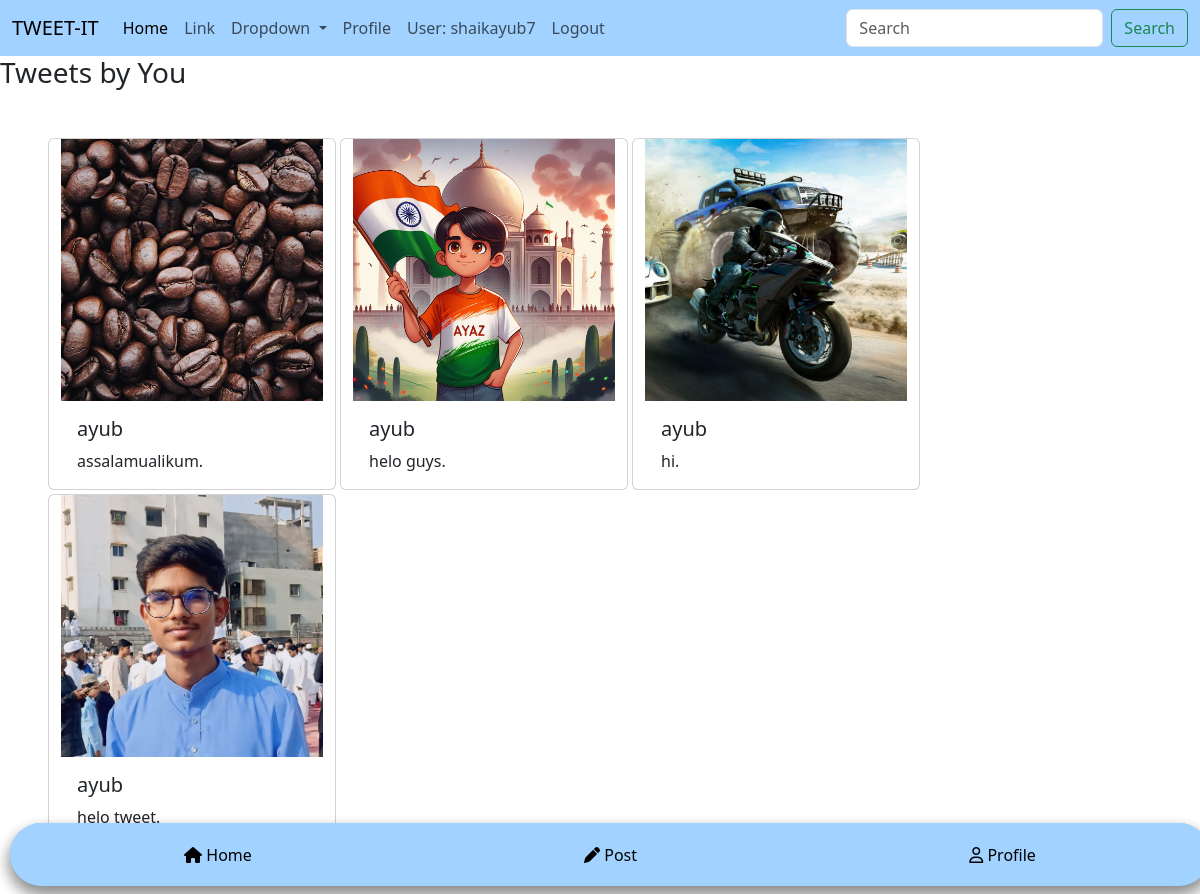
/user/shaikayub7/ (signed in), run on the app's committed database.
### main/models.py (models this page shows, shortened)
class Tweet(models.Model):
    user = models.ForeignKey(User, on_delete=models.CASCADE)
    text = models.TextField(max_length=240)
    photo = models.ImageField(upload_to='photos/',null=True,blank=True)
    created_at = models.DateTimeField(auto_now_add=True)
    updated_at = models.DateTimeField(auto_now=True)

### main/views.py (the view)
# urls.py: path('user/<str:username>/', views.user_tweets, name='user_tweets'),
@login_required
def user_tweets(request,username):
    user = get_object_or_404(User, username=username)
    tweets = Tweet.objects.filter(user=request.user).order_by('-created_at')
    return render(request, 'user_tweets.html', {'tweets': tweets, 'user': user})

### main/templates/user_tweets.html (shortened to what this page needs)
{% extends 'base.html' %}
{% block start %}
  <h3>Tweets by You</h3>
  <div class="main row gap-1 m-5">
      {% for tweet in tweets %}
      <div class="card" style="width: 18rem;">
        {% if tweet.photo %}
              <img src="{{ tweet.photo.url }}" class="img-fluid" alt="Tweet Image" style=" height: 100%;
              object-fit: cover;">
            {% endif %}
        <div class="card-body">
          <h5 class="card-title">{{ tweet.user.username }}</h5>
          <p class="card-text">{{ tweet.text }}.</p>
        </div>
      </div>
      {% endfor %}
  </div>
  {% for tweet in tweets %}
<div class="mobile-menu nav navbar-expand-lg  mt-3 mb-2  shadow p-2">
  <li>
    <a href="/"><i class="fa-solid fa-house" style="color: #000000;"></i> Home</a>
  </li>
  <li>
    <a href="{% url 'tweetcreate' %}" class=""><i class="fa-solid fa-pen" style="color: #000000;"></i> Post</a>
  </li>
  <li>
        <a href="profile/"><i class="fa-regular fa-user" style="color: #000000;"></i> Profile</a>
        </li>
    </div>
    {% endfor %}
{% endblock %}

### main/templates/base.html (shortened to what this page needs)
{% load static %}
<!DOCTYPE html>
<html lang="en" data-bs-theme="light">
  <head>
    <link rel="stylesheet" href="https://cdnjs.cloudflare.com/ajax/libs/font-awesome/6.5.2/css/all.min.css" />
    <link
      href="https://cdn.jsdelivr.net/npm/bootstrap@5.3.3/dist/css/bootstrap.min.css"
      rel="stylesheet"
    />
    <link rel="stylesheet" href="{% static 'css/style.css' %}" />
  </head>
  <body>
    <nav class="navbar navbar-expand-lg " >
        <div class="container-fluid">
          <a class="navbar-brand" href="#">TWEET-IT</a>
          <div class="collapse navbar-collapse" id="navbarSupportedContent">
            <ul class="navbar-nav me-auto mb-2 mb-lg-0">
              <li class="nav-item">
                <a class="nav-link active" aria-current="page" href="/">Home</a>
              </li>
              <li class="nav-item">
                <a class="nav-link" href="#">Link</a>
              </li>
              <li class="nav-item dropdown">
                <a class="nav-link dropdown-toggle" href="#" role="button" data-bs-toggle="dropdown" aria-expanded="false">
                  Dropdown
                </a>
              </li>
              <li class="nav-item">
                <a href="{% url 'profile' %}" class="nav-link">Profile</a>
              </li>
              <li class="nav-item">
  <a href="#" class="nav-link">User: {{user.username}}</a>
              </li>
              <li class="nav-item">
                <a href="logout" class="nav-link">Logout</a>
                            </li>
            </ul>
            <form class="d-flex" role="search">
              <input class="form-control me-2" type="search" placeholder="Search" aria-label="Search" name="search">
              <button class="btn btn-outline-success" type="submit">Search</button>
            </form>
          </div>
        </div>
      </nav>
      {% block start %}
    {% endblock %}
  </body>
</html>

### main/static/css/style.css (style rules this page uses)
.mobile-menu { position: fixed; margin-top: 40px; align-items: center; bottom: 0px; left: 0px; width: 100%; background-color: #a2d2ff; color: #000; height: 7%; border-radius: 40px; margin-left: 10px; margin-right: 10px; padding: 40px; display: flex; justify-content: space-around; }
.mobile-menu li, a { color: #000; }
a { text-decoration: none; }
.navbar { background-color: #a2d2ff; position: sticky; top: 0; z-index: 99999; }

### data on the page
Tweet: photo (picture), user.username "ayub", text "assalamualikum"
Tweet: photo (picture), user.username "ayub", text "helo guys"
Tweet: photo (picture), user.username "ayub", text "hi"
Tweet: photo (picture), user.username "ayub", text "helo tweet"

### other printed values
{{ user.username }} "shaikayub7"
